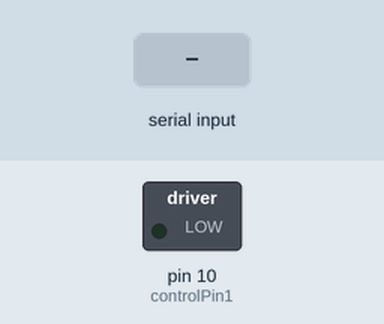
The sketch below on a simulated Arduino Uno, built with avr-gcc and run on an emulated ATmega328P. Parts: switched loads named in the sketch (green lamp = pin HIGH). The inputs (shaded band) are chosen by the test bench. What the sketch prints to the serial monitor is not drawn.

Above: at 1.2 s.
1.3 s: "90,45\n" received over Serial
At 2.1 s:
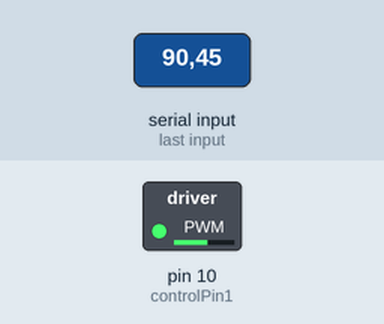
3.8 s: "30,150\n" received over Serial
At 4.2 s:
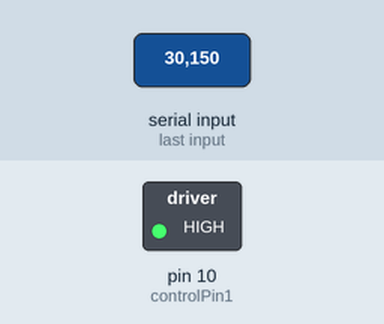
Timing chart, 0 to 6.8 s (numbered marks = the images above; inputs shaded):
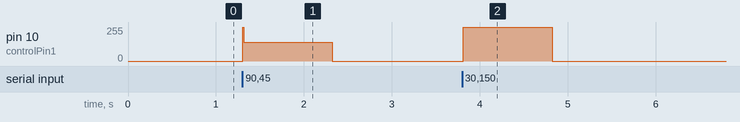

The sketch:

getfilecontent.ino
```cpp
/*
Motor Controller
*/


#define sensorPin1 A0  //junction of D1 and D2...read voltage
#define sensorPin2 A1  //junction of D3 and D4...read voltage

int controlPin1 = 10;
int arduino_id;
float temp_avg;

void setup() {
  pinMode(controlPin1, OUTPUT);
  Serial.begin(9600);
}


void loop() {


    temp_avg = Serial.parseInt();

    int lowerBound = 297;
    int upperBound = 306;
    int range = upperBound - lowerBound;

    int difference = temp_avg - lowerBound;
    double valueToWrite = 255*difference/range;
    if(valueToWrite > 255)
      valueToWrite = 255;
    else if(valueToWrite < 75)
      valueToWrite = 0;

    Serial.print("{ \" motorVoltage \" : ");
    Serial.print(valueToWrite*5/255);
    Serial.print(" }");
    analogWrite(controlPin1, valueToWrite);
    delay(10);
    /*
    if(temp_avg > 300)  {
            Serial.println("{ \" motorVoltage \" : 5.00 }");
            digitalWrite(controlPin1, HIGH);
            delay(10);
     } else if((temp_avg <= 300 )&&(temp_avg > 298)) {
            Serial.println("{ \" motorVoltage \" : 2.50 }");
            analogWrite(controlPin1, 127);
            delay(10);
     } else if(temp_avg <= 297) {
            Serial.println("{ \" motorVoltage \" : 0 }");
            analogWrite(controlPin1, 0);
            delay(10);
     }
     */

}
```

Measured:
- after the input at 1.3 s, pin 10 (controlPin1): 0/255 → 141/255 at once, → 0/255 1.0 s later
- after the input at 3.8 s, pin 10 (controlPin1): 0/255 → 255/255 at once, → 0/255 1.0 s later
